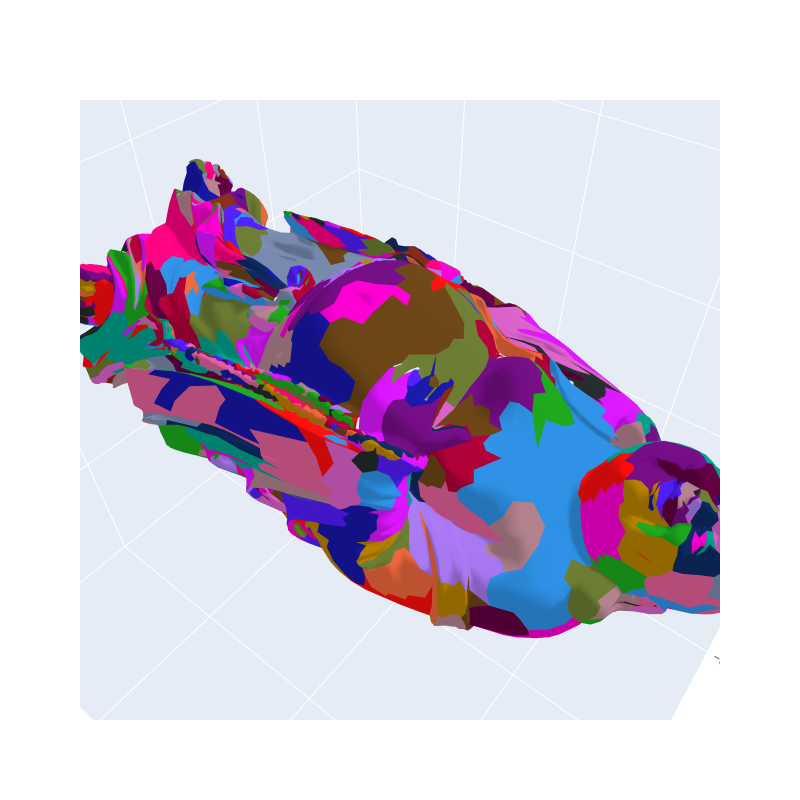

Notebook code for this chart:
### Code cell
displayMeshlets(obj, vert, ind_m, cones)

### Figure 1 — Plotly figure (JSON) as saved in the notebook; plotly's stock layout.template omitted (floating-point values rounded to 4 significant figures; data arrays with more than 128 entries replaced by an {"elided": "..."} marker saying what was removed)
{"data": [{"facecolor": {"elided": "13350 str values"}, "i": {"elided": "13350 int values"}, "j": {"elided": "13350 int values"}, "k": {"elided": "13350 int values"}, "opacity": 1, "type": "mesh3d", "x": {"elided": "9996 float values"}, "y": {"elided": "9996 float values"}, "z": {"elided": "9996 float values"}}, {"mode": "markers", "type": "scatter3d", "x": [-1, -1, -1, -1, 1, 1, 1, 1], "y": [-1, -1, 1, 1, -1, -1, 1, 1], "z": [-1, 1, -1, 1, -1, 1, -1, 1]}], "layout": {"autosize": false, "height": 800, "scene": {"aspectmode": "auto", "aspectratio": {"x": 1, "y": 1, "z": 1}, "camera": {"center": {"x": 0, "y": 0, "z": 0}, "eye": {"x": 0.5838, "y": 0.4579, "z": 0.7513}, "projection": {"type": "perspective"}, "up": {"x": 0, "y": 0, "z": 1}}, "xaxis": {"nticks": 10, "range": [-1, 1], "type": "linear"}, "yaxis": {"nticks": 10, "range": [-1, 1], "type": "linear"}, "zaxis": {"nticks": 10, "range": [-1, 1], "type": "linear"}}, "width": 800}}
